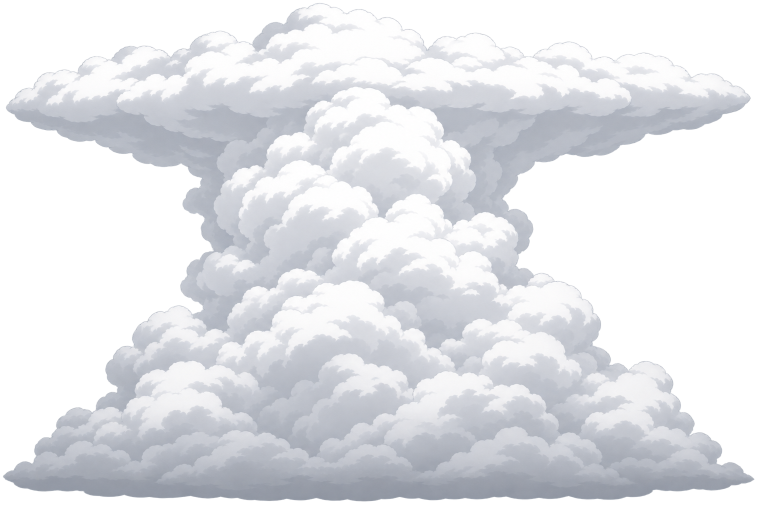
#> input picture SourceArt/Sky/Clouds/cb_anvil_b.png, 1514 x 1009 px (shown at 1/2 size)
$ python make_contact_sheet.py ../../SourceArt/Sky/Clouds/cb_anvil_a.png ../../SourceArt/Sky/Clouds/cb_anvil_b.png
#> lines starting #> are read from the running program, lines starting #| are printed output that depends on the picture
"""Tiles screenshots into one labelled contact sheet: make_contact_sheet.py <out.png> <shot.png>...

Each tile is labelled with the part of its file name after the last underscore (DreamWorld.ShotTour names
shots <Prefix>_HHMM.png, so the label is the hour). Needs Pillow; exits 2 without it.
"""

import math
import os
import sys

try:
    from PIL import Image, ImageDraw, ImageFont
except ImportError:
    print("Pillow is not installed; no contact sheet.")
    sys.exit(2)


def main(argv):
    if len(argv) < 3:
        print(__doc__)
        return 1
    out, paths = argv[1], argv[2:]
    shots = [Image.open(p).convert("RGB") for p in paths]
#> shots = 1 item
    tile_w = 480
    tile_h = int(tile_w * shots[0].height / shots[0].width)
#> tile_h = 319
    columns = min(4, len(shots))
#> columns = 1
    rows = math.ceil(len(shots) / columns)
#> rows = 1
    sheet = Image.new("RGB", (columns * tile_w, rows * tile_h), (16, 16, 16))
#> sheet: PIL image 480x319 RGB; every value is 16
    draw = ImageDraw.Draw(sheet)
    try:
        font = ImageFont.truetype("arial.ttf", 22)
    except OSError:
        font = ImageFont.load_default()
    for i, (path, shot) in enumerate(zip(paths, shots)):
        x, y = (i % columns) * tile_w, (i // columns) * tile_h
        sheet.paste(shot.resize((tile_w, tile_h)), (x, y))
        label = os.path.splitext(os.path.basename(path))[0].rsplit("_", 1)[-1]
        if len(label) == 4 and label.isdigit():
            label = label[:2] + ":" + label[2:]
        draw.rectangle((x + 6, y + 6, x + 86, y + 36), fill=(0, 0, 0))
        draw.text((x + 12, y + 9), label, fill=(255, 255, 255), font=font)
#> this loop made 1 pass
#> (x, y) on pass 1: (0, 0)
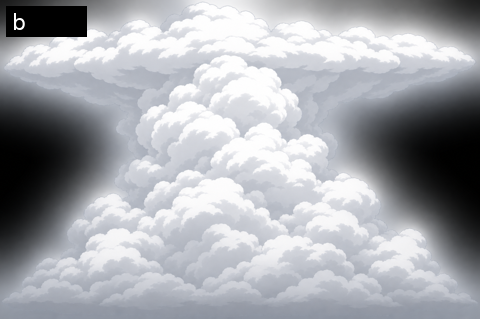
#> sheet: PIL image 480x319 RGB; mean R, G, B 166.1, 168.3, 173.5
    sheet.save(out)
    return 0


if __name__ == "__main__":
    sys.exit(main(sys.argv))
#> (the program exits here)

$ run again, on SourceArt/Sky/Clouds/fc_flat_a.png
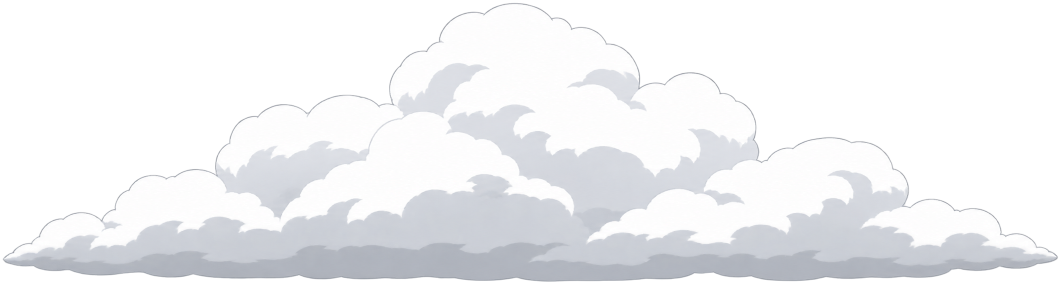
#> input picture SourceArt/Sky/Clouds/fc_flat_a.png, 2121 x 569 px (shown at 1/2 size)
#> shots = 1 item
#> columns = 1
#> the loop in main, `for i, (path, shot) in enumerate(zip(paths, shots)):` made 1 pass
#> (path, x, y) on pass 1: ('../../SourceArt/Sky/Clouds/fc_flat_a.png', 0, 0)
#> after the loop in main, `for i, (path, shot) in enumerate(zip(paths, shots)):`:
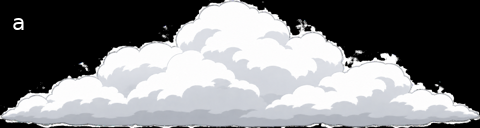
#> sheet: PIL image 480x128 RGB; mean R, G, B 126.7, 127.5, 129.6

$ run again, on SourceArt/Sky/Clouds/fc_flat_b.png
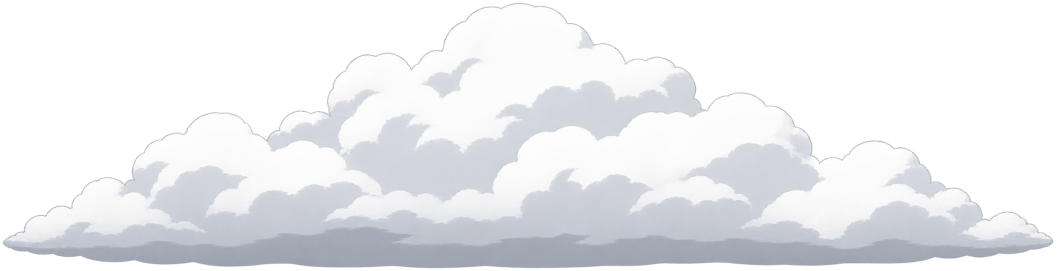
#> input picture SourceArt/Sky/Clouds/fc_flat_b.png, 2113 x 542 px (shown at 1/2 size)
#> shots = 1 item
#> columns = 1
#> the loop in main, `for i, (path, shot) in enumerate(zip(paths, shots)):` made 1 pass
#> (path, x, y) on pass 1: ('../../SourceArt/Sky/Clouds/fc_flat_b.png', 0, 0)
#> after the loop in main, `for i, (path, shot) in enumerate(zip(paths, shots)):`:
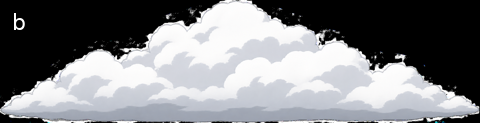
#> sheet: PIL image 480x123 RGB; mean R, G, B 127.6, 128.7, 131.7

$ run again, on SourceArt/Sky/Clouds/tc_tower_a.png
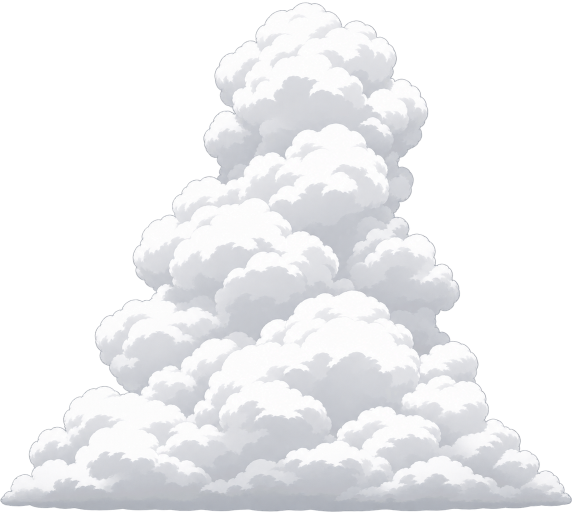
#> input picture SourceArt/Sky/Clouds/tc_tower_a.png, 1144 x 1024 px (shown at 1/2 size)
#> shots = 1 item
#> columns = 1
#> the loop in main, `for i, (path, shot) in enumerate(zip(paths, shots)):` made 1 pass
#> (x, y) on pass 1: (0, 0)
#> after the loop in main, `for i, (path, shot) in enumerate(zip(paths, shots)):`:
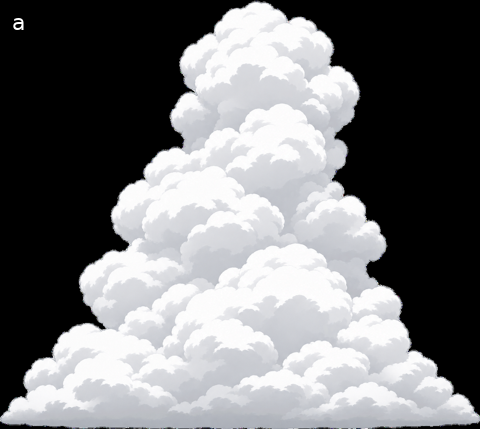
#> sheet: PIL image 480x429 RGB; mean R, G, B 118.7, 119.2, 121.1
